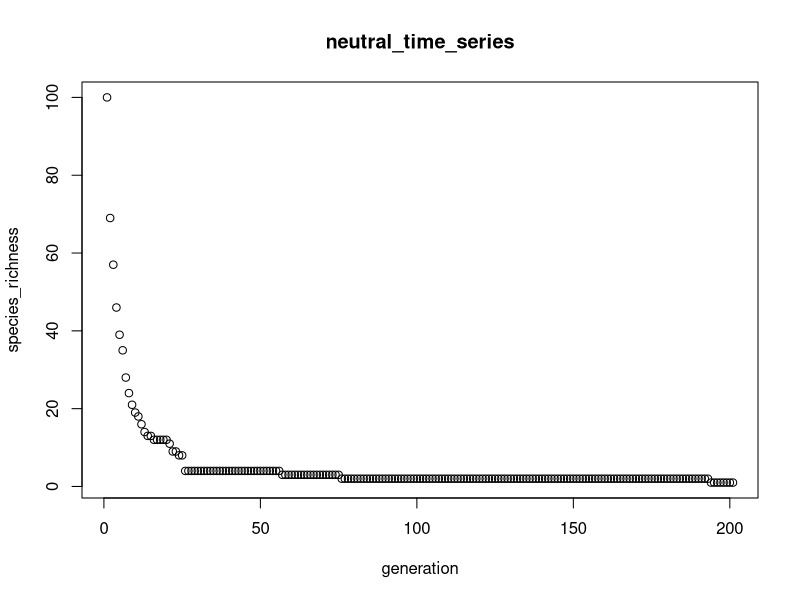
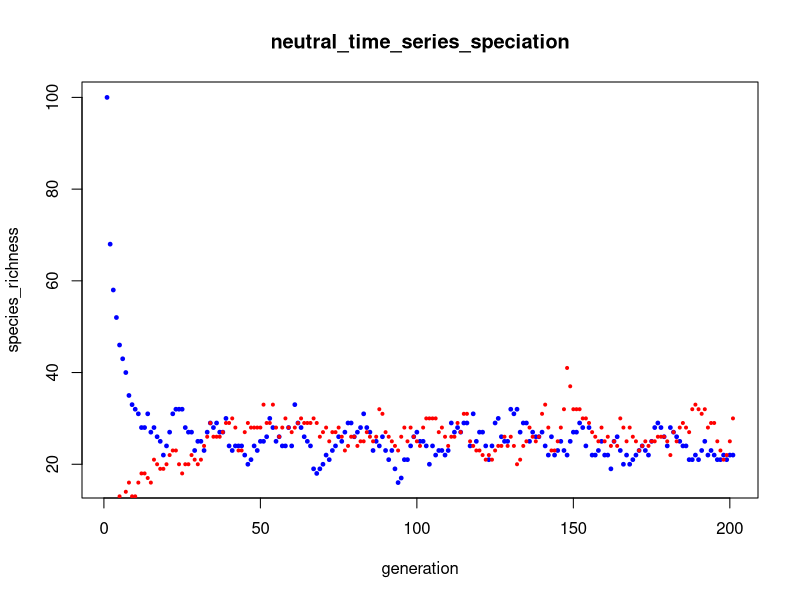
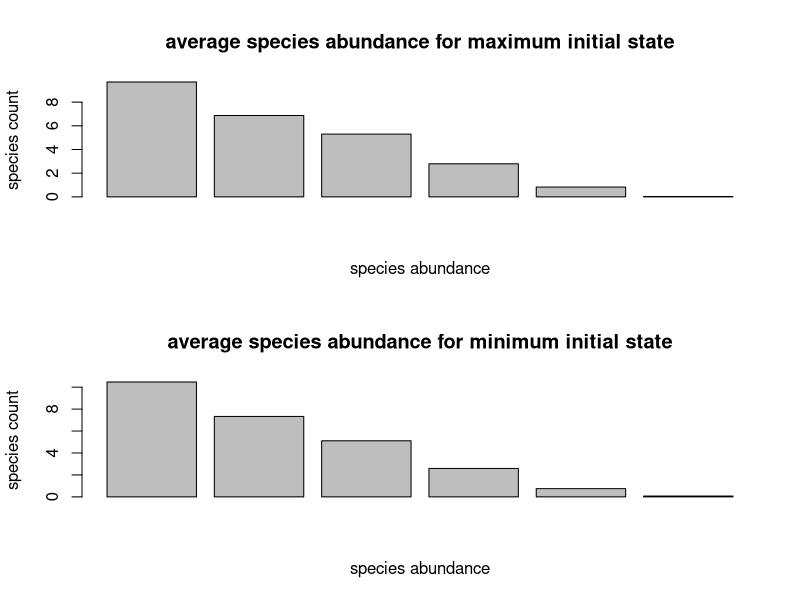
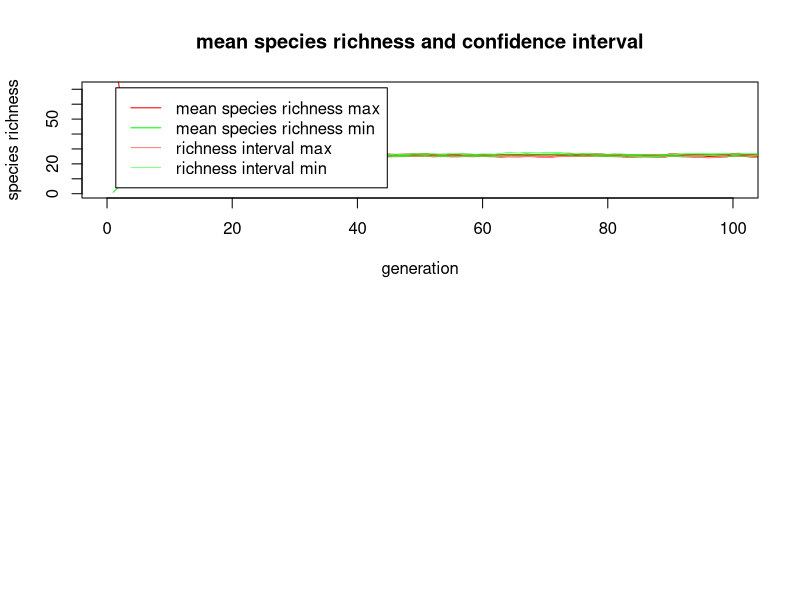

Write R code to recreate these figures, in order. (Note: a time limit stopped this script after it produced the figures.)
rm(list = ls())
graphics.off()

community = c(1,4,4,5,5,3,4,5,7)

# 1.calculate species richness
species_richness = function(community)
{
  return(length(unique(community)))
}

species_richness(community)


# 2.generate initial state of maximum species

initialise_max = function(size)
{
  return(seq(size))
}

initialise_max(7)

# 3.generate initial state of minium species

initialise_min = function(size)
{
  return(array(1,size))
}

initialise_min(4)

# 4.generte 2 vector uniform distribution
choose_two = function(x)
{
  return(sample.int(x,size = 2, replace = F))
}

choose_two(4)

# 5. single step of neutral simulation
neutral_step = function(community)
{
  index = choose_two(length(community))
  community[index[2]] = community[index[1]]
  return(community)
  
 #a = sample(community,length(community)-1)
 #a[length(community)] = a[length(community)-1]
 #a = sample(a)
 #return(a)
}

neutral_step(c(10,5,13))

# 6.simulate several neutral steps 
neutral_generation = function(community)
{
  for (i in 1:round(length(community)/2))
  {
    community = neutral_step(community)
  }
  return(community)
}

neutral_generation(c(10,13,4))

# 7.retuern time series of species richness 
neutral_time_series = function(initial,duration)
{
  rich <- array(0,duration+1)
  for (i in 1:(duration+1))
  {
    rich[i] = species_richness(initial)
    initial = neutral_generation(initial)
  }
  return(rich)
}
neutral_time_series(initial = initialise_max(7),duration = 20)


# 8.plot species richness with generation
question_8 = function()
{
  generation = seq(201)
  plot(generation,neutral_time_series(initial = initialise_max(100),duration = 200),xlab = "generation",ylab = "species_richness",main = "neutral_time_series")
}
question_8()

# 9.perform neutral step with speciation
neutral_step_speciation = function(community,v)
{
  if (runif(1)>v)
      {
        index = choose_two(length(community))
        community[index[2]] = community[index[1]]
        return(community)
      }
  else
    {
      index = sample.int(length(community),1)
      community[index[1]] = max(community)+1
      return(community)
    }
}

neutral_step_speciation(c(10,13,5),0.2)

# 10.perform neutral generation with speciation
neutral_generation_speciation = function(community,v)
{
  for (i in 1:round(length(community)/2))
  {
    community = neutral_step_speciation(community,v)
  }
  return(community)
}

neutral_generation_speciation(c(10,13,5),0.2)

# 11.return time series of species with speciation
neutral_time_series_speciation = function(community,v,duration)
{
  rich = array(0,duration+1)
  for (i in 1:(duration+1))
  {
    rich[i] = species_richness(community)
    community = neutral_generation_speciation(community,v)
  }
  return(rich)
}
neutral_time_series_speciation(community = initialise_max(7),v= 0.2,duration = 20)

 # 12.plot species richness with generation, including speciation 
question_12 = function()
{
  generation = seq(201)
  plot(generation,neutral_time_series_speciation(community = initialise_max(100),v = 0.1,duration = 200),col="blue",pch=19,cex= 0.5 ,xlab = "generation",ylab = "species_richness",main = "neutral_time_series_speciation")
  points(generation,neutral_time_series_speciation(community = initialise_min(100),v = 0.1,duration = 200),col="red",pch = 19,cex = 0.4)
}
question_12()

# 13.species abundance
species_abundance = function(community)
{
  abundance = sort(as.numeric(table(community)),decreasing = T)
  return(abundance)
}
species_abundance(c(1,3,4,4,5,6,6,9))

# 14.bin the abundance of species
octaves = function(abundance)
{
  abundance = floor(log2(sort(abundance)))
  bin = tabulate(abundance+1)
  return(bin)
}
octaves(c(100,64,63,6,5,4,3,2,2,2,1,1,1,1,1))

# 15.sum two vectors
sum_vect = function(x,y)
{
  if(length(x)>length(y))
  {
    y[(length(y)+1):length(x)]=0
  }
  else if(length(y)>length(x))
  {
    x[(length(x)+1):length(y)]=0
  }
  return(x+y)
}
sum_vect(c(21,13,11,6,1),c(9,11,7,1,2,0))

#16.neutral model simulation
question_16 = function()
{
 # simulating for max initial state
  community = initialise_max(100)
  for(i in 1:200)
  {
    community = neutral_generation_speciation(community,v=0.1)
  }
  # give octaves_neutral default value
  octaves_sum = c(0,0)
  for(i in 1:100)
  {
    for (j in 1:20)
    {
      community = neutral_generation_speciation(community,v=0.1)
    }
  abundance = species_abundance(community)
  octaves_sum = sum_vect(octaves(abundance),octaves_sum)
  }
  octaves_average = octaves_sum/100
 
  #simulating for min initial state
  time1 = proc.time()
  community_min = initialise_min(100)
  for(i in 1:200)
  {
    community_min = neutral_generation_speciation(community_min,v=0.1)
  }
  # give octaves_neutral default value
  octaves_sum_min = c(0,0)
  for(i in 1:100)
  {
    for (j in 1:20)
    {
      community_min = neutral_generation_speciation(community_min,v=0.1)
    }
    abundance_min = species_abundance(community_min)
    octaves_sum_min = sum_vect(octaves(abundance_min),octaves_sum_min)
  }
  octaves_average_min = octaves_sum_min/100
  # calculate time
  time2 = proc.time()
  time = as.numeric(time2[3])-as.numeric(time1[3])
 # plot the average species abundance
  par(mfrow = c(2,1))
  barplot(octaves_average, xlab = "species abundance", ylab =  "species count", main = "average species abundance for maximum initial state")
  barplot(octaves_average_min, xlab = "species abundance", ylab =  "species count", main = "average species abundance for minimum initial state")
  return(time)
}
question_16()

#chanllege question A
challenge_A = function()
{
  sp_richness = matrix(nrow = 100,ncol = 201)
  sp_richness_min = matrix(nrow = 100,ncol = 201)
  up_richness = array(0,200)
  down_richness = array(0,200)
  up_richness_min = array(0,200)
  down_richness_min = array(0,200)
  for (i in 1:100)
  {
  sp_richness[i,] = neutral_time_series_speciation(community = initialise_max(100),v= 0.1,duration = 200)
  sp_richness_min[i,] = neutral_time_series_speciation(community = initialise_min(100),v= 0.1,duration = 200)
  }

  # calculate mean
  mea_richness = apply(sp_richness, 2, mean)
  mea_richness_min = apply(sp_richness_min, 2, mean)
  # calculate confidence interval
  inteval_richness = apply(sp_richness[,2:201], 2, t.test, conf.level = 0.972)
  inteval_richness_min = apply(sp_richness_min[,2:201], 2, t.test, conf.level = 0.972)
  
  for (i in 1:200)
  {
    up_richness[i] = inteval_richness[[i]][["conf.int"]][1]
    down_richness[i] = inteval_richness[[i]][["conf.int"]][2]
    up_richness_min[i] = inteval_richness_min[[i]][["conf.int"]][1]
    down_richness_min[i] = inteval_richness_min[[i]][["conf.int"]][2]
  }
  plot(seq(1,201,1),mea_richness,type = "line", col = "red", xlim = range(0:100),ylim = range(0:72), lwd = 1,main = "mean species richness and confidence interval", xlab = "generation", ylab = "species richness")
  points(seq(1,201,1),mea_richness_min,type = "line", col = "green",  lwd = 1)
  points(seq(2,201,1),up_richness,type = "line", col = "red",  lwd = 0.5)
  points(seq(2,201,1),down_richness,type = "line", col = "red",  lwd = 0.5)
  points(seq(2,201,1),up_richness_min,type = "line", col = "green",  lwd = 0.5)
  points(seq(2,201,1),down_richness_min,type = "line", col = "green",  lwd = 0.5)
  legend("topleft", inset = .05, c("mean species richness max","mean species richness min", "richness interval max", "richness interval min"), lwd = c(1,1,0.5,0.5), col = c("red","green","red","green"))
}
  
challenge_A()

#challenge_B

initialise_part = function(richness, size)
{
  community = array(1,size)
  order = sample.int(size,(richness-1),replace = F)
  for (i in 1:size)
  {
    if (is.element(i,order))
    {
      community[i] = i+1
    }
  }
  return(community)
}
#initialise_part(5,10)
#initialise_part(27,100)

challenge_B = function()
{
  #defalut value
  sp_richness = matrix(nrow = 100,ncol = 201)
  sp_richness_min = matrix(nrow = 100,ncol = 201)
  sp_richness_20 = matrix(nrow = 100, ncol = 201)
  sp_richness_40 = matrix(nrow = 100, ncol = 201)
  sp_richness_60 = matrix(nrow = 100, ncol = 201)
  sp_richness_80 = matrix(nrow = 100, ncol = 201)
  # calculate and store species richness
  for (i in 1:100)
  {
    sp_richness[i,] = neutral_time_series_speciation(community = initialise_max(100),v= 0.1,duration = 200)
    sp_richness_min[i,] = neutral_time_series_speciation(community = initialise_min(100),v= 0.1,duration = 200)
    sp_richness_20[i,] = neutral_time_series_speciation(community = initialise_part(20, 100),v= 0.1,duration = 200)
    sp_richness_40[i,] = neutral_time_series_speciation(community = initialise_part(40, 100),v= 0.1,duration = 200)
    sp_richness_60[i,] = neutral_time_series_speciation(community = initialise_part(60, 100),v= 0.1,duration = 200)
    sp_richness_80[i,] = neutral_time_series_speciation(community = initialise_part(80, 100),v= 0.1,duration = 200)
  }
  
  # calculate mean
  mea_richness = apply(sp_richness, 2, mean)
  mea_richness_min = apply(sp_richness_min, 2, mean)
  mea_richness_20 = apply(sp_richness_20, 2, mean)
  mea_richness_40 = apply(sp_richness_40, 2, mean)
  mea_richness_60 = apply(sp_richness_60, 2, mean)
  mea_richness_80 = apply(sp_richness_80, 2, mean)
 # draw mean species richness for different initial diversity
  plot(seq(1,201,1),mea_richness,type = "line", col = "red", xlim = range(0:200),ylim = range(0:100), lwd = 1,main = "mean species richness for range of initial diversity",xlab = "generation", ylab = "mean species richness")
  points(seq(1,201,1),mea_richness_min,type = "line", col = "green",  lwd = 1)
  points(seq(1,201,1),mea_richness_20,type = "line", col = "brown",  lwd = 1)
  points(seq(1,201,1),mea_richness_40,type = "line", col = "blue",  lwd = 1)
  points(seq(1,201,1),mea_richness_60,type = "line", col = "yellow",  lwd = 1)
  points(seq(1,201,1),mea_richness_80,type = "line", col = "black",  lwd = 1)
# add legend
  legend("top", inset = .05, c("species richness max","species richness min", "species richness 20", "species richness 40","species richness 60","species richness 80"), col = c("red","green","brown","blue","yellow","black"), lwd = c(1,1,1,1,1,1))
}

challenge_B()
